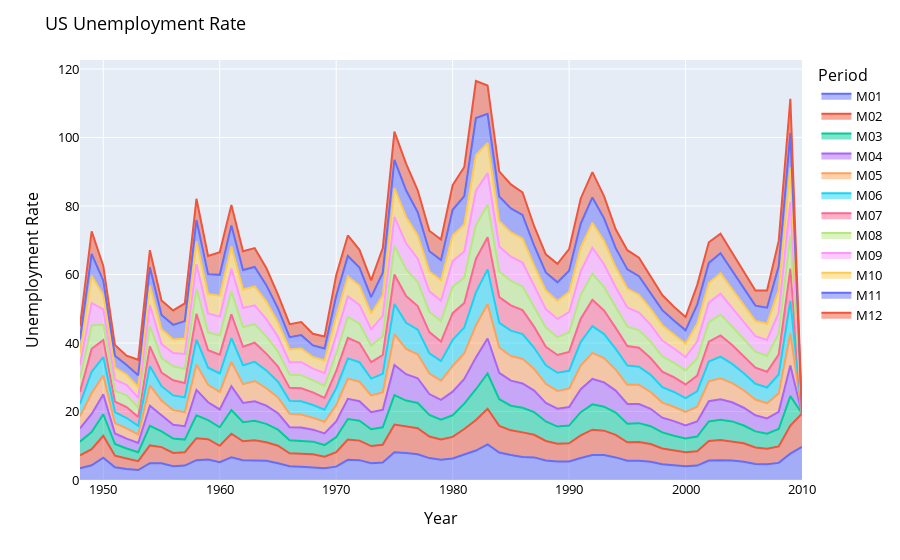

The cell this chart's notebook holds for it:
### Markdown cell above
### Stacked Area Chart

### Code cell
# Plotly Stacked Area Chart
fig = px.area(df, x="Year", y="Value", color="Period")
fig.update_layout(
    title="US Unemployment Rate",
    xaxis_title="Year",
    yaxis_title="Unemployment Rate",
    font=dict(  
        size=13,
        color="black"
    ))
fig.show()
